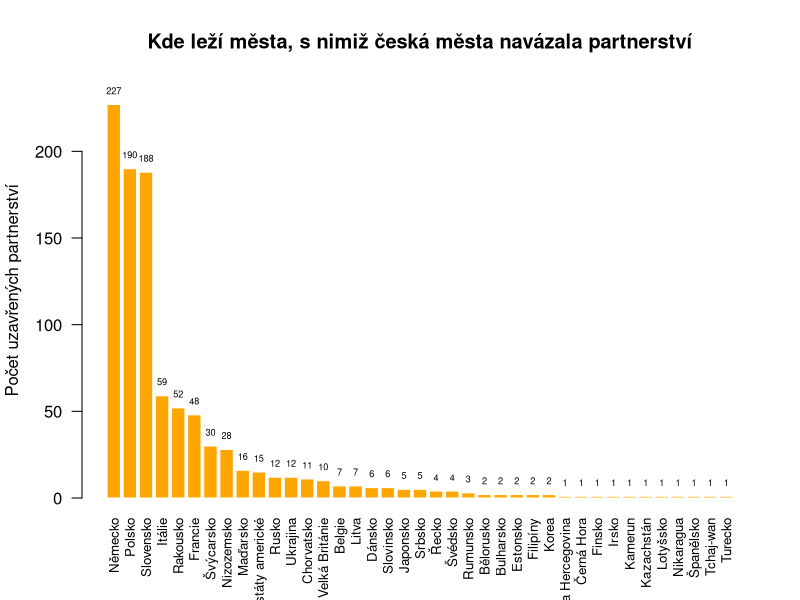
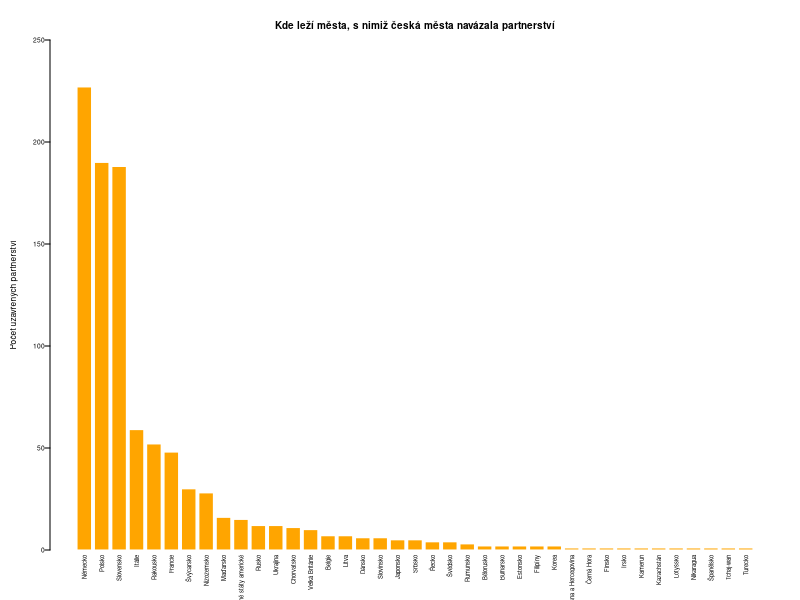

Source code (R) for these figures, in order:
vztahy  <- read.csv("vztahy.csv", sep=";", header=F)


tabulka  <- as.data.frame(table(vztahy$V10))

names(tabulka)  <- c("Stát", "Partnerství")

tabulka  <- tabulka[order(-as.numeric(tabulka$Partnerství)),]
row.names(tabulka)  <- NULL

write.csv(tabulka, "tabulka.csv", row.names=F, quote=F)



y <- as.matrix(tabulka$Partnerství)


x  <- barplot(tabulka$Partnerství,
        names.arg=tabulka$Stát,
        main="Kde leží města, s nimiž česká města navázala partnerství",
        ylab="Počet uzavřených partnerství",
        cex.names=0.80,
        col="orange",
        border="white",
        las=2,
        ylim=c(0,240))

text(x,y+8,labels=as.character(y),cex=0.55)


# vytiskni graf
png("graf1.png",res=600,height=420,width=670)
par(mar=c(4,4,3,1),
    omi=c(0.1,0.1,0.1,0.1),
    mgp=c(3,0.5,0),
    las=1,
    mex=0.5,
    cex.main=0.6,
    cex.lab=0.5,
    cex.axis=0.4)
barplot(tabulka$Partnerství,
        names.arg=tabulka$Stát,
        main="Kde leží města, s nimiž česká města navázala partnerství",
        ylab="Počet uzavřených partnerství",
        cex.names=0.35,
        col="orange",
        border="white",
        las=2,
        ylim=c(0,250))
dev.off()